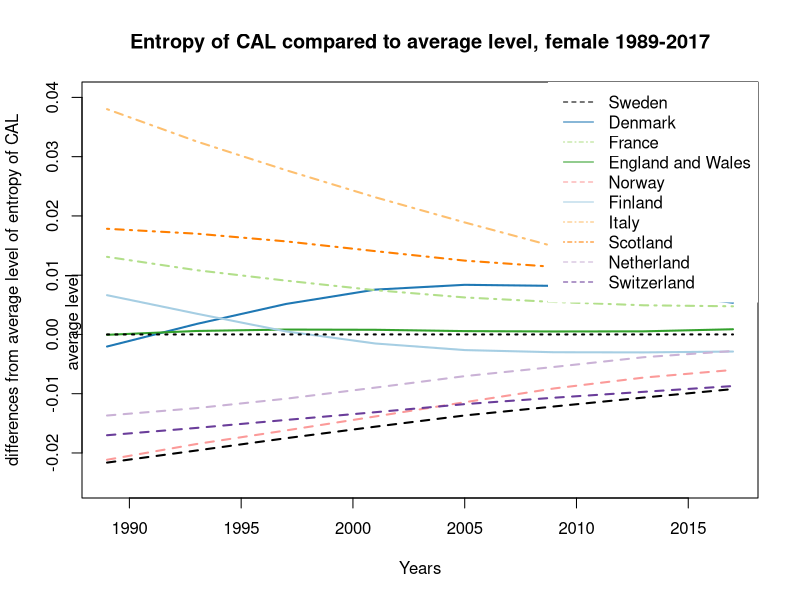

This chart was generated by the following R code:
#### Figure - entropy across time ####

#### beautiful figues1 ####

library(RColorBrewer)
# display.brewer.all()
cols<-brewer.pal(n=10,name = "Paired")

### CAL function ####

CALfunc <-function(Mx1,Y){
  CALlx1<-c()
  YM<-Y-Y1
  for (x in 1:111){
    if (x <(YM+1)){
      px1<-c()
      for (z in 1:x){
        px1<-c(px1,Mx1[z,YM-x+z])
      }
      lx1<-prod(px1)
    }
    CALlx1<-c(CALlx1,lx1)
  }
  CAL<-sum(c(1,CALlx1))+.5
  return(CAL)
}


### CAL dagger function ####

CALdagfunc <-function(Mx1,Y){
  CALdaglx1<-c()
  YM<-Y-Y1
  for (x in 1:111){
    if (x <(YM+1)){
      px1<-c()
      for (z in 1:x){
        px1<-c(px1,Mx1[z,YM-x+z])
      }
      lx1<-prod(px1)
      lx<-lx1*log(lx1)
    }
    CALdaglx1<-c(CALdaglx1,lx)
  }
  CALdagger<-sum(CALdaglx1)
  return(CALdagger)
}


### Data fitting ####

A1 <- read.table("Data/SWE.fltper_1x1.txt",header=TRUE,fill=TRUE,skip=1)
A2 <- read.table("Data/DNK.fltper_1x1.txt",header=TRUE,fill=TRUE,skip=1)
A3 <- read.table("Data/FRATNP.fltper_1x1.txt",header=TRUE,fill=TRUE,skip=1)
A4 <- read.table("Data/GBRTENW.fltper_1x1.txt",header=TRUE,fill=TRUE,skip=1)
A5 <- read.table("Data/NOR.fltper_1x1.txt",header=TRUE,fill=TRUE,skip=1)
A6 <- read.table("Data/FIN.fltper_1x1.txt",header=TRUE,fill=TRUE,skip=1)
A7 <- read.table("Data/ITA.fltper_1x1.txt",header=TRUE,fill=TRUE,skip=1)
A8 <- read.table("Data/GBRSCO.fltper_1x1.txt",header=TRUE,fill=TRUE,skip=1)
A9 <- read.table("Data/NLD.fltper_1x1.txt",header=TRUE,fill=TRUE,skip=1)
A10 <- read.table("Data/CHE.fltper_1x1.txt",header=TRUE,fill=TRUE,skip=1)

Y1 <- 1877
Y2 <- 2017

A1<-A1[(A1$Year>Y1)&(A1$Year<(Y2+1)),]
A2<-A2[(A2$Year>Y1)&(A2$Year<(Y2+1)),]
A3<-A3[(A3$Year>Y1)&(A3$Year<(Y2+1)),]
A4<-A4[(A4$Year>Y1)&(A4$Year<(Y2+1)),]
A5<-A5[(A5$Year>Y1)&(A5$Year<(Y2+1)),]
A6<-A6[(A6$Year>Y1)&(A6$Year<(Y2+1)),]
A7<-A7[(A7$Year>Y1)&(A7$Year<(Y2+1)),]
A8<-A8[(A8$Year>Y1)&(A8$Year<(Y2+1)),]
A9<-A9[(A9$Year>Y1)&(A9$Year<(Y2+1)),]
A10<-A10[(A10$Year>Y1)&(A10$Year<(Y2+1)),]

qx1<-matrix(1-A1$qx,111)
qx2<-matrix(1-A2$qx,111)
qx3<-matrix(1-A3$qx,111)
qx4<-matrix(1-A4$qx,111)
qx5<-matrix(1-A5$qx,111)
qx6<-matrix(1-A6$qx,111)
qx7<-matrix(1-A7$qx,111)
qx8<-matrix(1-A8$qx,111)
qx9<-matrix(1-A9$qx,111)
qx10<-matrix(1-A10$qx,111)


## CAL ####

CAL1 <- c()
for (i in seq(1989,2017,4)){
  CAL1 <- c(CAL1, CALfunc(qx1,i))
}

CAL2 <- c()
for (i in seq(1989,2017,4)){
  CAL2 <- c(CAL2, CALfunc(qx2,i))
}

CAL3 <- c()
for (i in seq(1989,2017,4)){
  CAL3 <- c(CAL3, CALfunc(qx3,i))
}

CAL4 <- c()
for (i in seq(1989,2017,4)){
  CAL4 <- c(CAL4, CALfunc(qx4,i))
}

CAL5 <- c()
for (i in seq(1989,2017,4)){
  CAL5 <- c(CAL5, CALfunc(qx5,i))
}

CAL6 <- c()
for (i in seq(1989,2017,4)){
  CAL6 <- c(CAL6, CALfunc(qx6,i))
}

CAL7 <- c()
for (i in seq(1989,2017,4)){
  CAL7 <- c(CAL7, CALfunc(qx7,i))
}

CAL8 <- c()
for (i in seq(1989,2017,4)){
  CAL8 <- c(CAL8, CALfunc(qx8,i))
}

CAL9 <- c()
for (i in seq(1989,2017,4)){
  CAL9 <- c(CAL9, CALfunc(qx9,i))
}

CAL10 <- c()
for (i in seq(1989,2017,4)){
  CAL10 <- c(CAL10, CALfunc(qx10,i))
}

## CAL dagger ####

qx1 <- ifelse(qx1==0,1,qx1)
qx2 <- ifelse(qx2==0,1,qx2)
qx3 <- ifelse(qx3==0,1,qx3)
qx4 <- ifelse(qx4==0,1,qx4)
qx5 <- ifelse(qx5==0,1,qx5)
qx6 <- ifelse(qx6==0,1,qx6)
qx7 <- ifelse(qx7==0,1,qx7)
qx8 <- ifelse(qx8==0,1,qx8)
qx9 <- ifelse(qx9==0,1,qx9)
qx10 <- ifelse(qx10==0,1,qx10)

CALdagger1 <- c()
for (i in seq(1989,2017,4)){
  CALdagger1 <- c(CALdagger1, CALdagfunc(qx1,i))
}

CALdagger2 <- c()
for (i in seq(1989,2017,4)){
  CALdagger2 <- c(CALdagger2, CALdagfunc(qx2,i))
}

CALdagger3 <- c()
for (i in seq(1989,2017,4)){
  CALdagger3 <- c(CALdagger3, CALdagfunc(qx3,i))
}

CALdagger4 <- c()
for (i in seq(1989,2017,4)){
  CALdagger4 <- c(CALdagger4, CALdagfunc(qx4,i))
}

CALdagger5 <- c()
for (i in seq(1989,2017,4)){
  CALdagger5 <- c(CALdagger5, CALdagfunc(qx5,i))
}

CALdagger6 <- c()
for (i in seq(1989,2017,4)){
  CALdagger6 <- c(CALdagger6, CALdagfunc(qx6,i))
}

CALdagger7 <- c()
for (i in seq(1989,2017,4)){
  CALdagger7 <- c(CALdagger7, CALdagfunc(qx7,i))
}

CALdagger8 <- c()
for (i in seq(1989,2017,4)){
  CALdagger8 <- c(CALdagger8, CALdagfunc(qx8,i))
}

CALdagger9 <- c()
for (i in seq(1989,2017,4)){
  CALdagger9 <- c(CALdagger9, CALdagfunc(qx9,i))
}

CALdagger10 <- c()
for (i in seq(1989,2017,4)){
  CALdagger10 <- c(CALdagger10, CALdagfunc(qx10,i))
}

CALdagger1 <- CALdagger1*-1
CALdagger2 <- CALdagger2*-1
CALdagger3 <- CALdagger3*-1
CALdagger4 <- CALdagger4*-1
CALdagger5 <- CALdagger5*-1
CALdagger6 <- CALdagger6*-1
CALdagger7 <- CALdagger7*-1
CALdagger8 <- CALdagger8*-1
CALdagger9 <- CALdagger9*-1
CALdagger10 <- CALdagger10*-1

## entropy ####

entropyCAL1 <- CALdagger1/CAL1
entropyCAL2 <- CALdagger2/CAL2
entropyCAL3 <- CALdagger3/CAL3
entropyCAL4 <- CALdagger4/CAL4
entropyCAL5 <- CALdagger5/CAL5
entropyCAL6 <- CALdagger6/CAL6
entropyCAL7 <- CALdagger7/CAL7
entropyCAL8 <- CALdagger8/CAL8
entropyCAL9 <- CALdagger9/CAL9
entropyCAL10 <- CALdagger10/CAL10

CALavg <- rbind(entropyCAL1,entropyCAL2,entropyCAL3,
                entropyCAL4,entropyCAL5,entropyCAL6,
                entropyCAL7,entropyCAL8,entropyCAL9,
                entropyCAL10)
CALavg <- colMeans(CALavg)


### CALavg as the benchmark ####

diff1 <- entropyCAL1 - CALavg
diff2 <- entropyCAL2 - CALavg
diff3 <- entropyCAL3 - CALavg
diff4 <- entropyCAL4 - CALavg
diff5 <- entropyCAL5 - CALavg
diff6 <- entropyCAL6 - CALavg
diff7 <- entropyCAL7 - CALavg
diff8 <- entropyCAL8 - CALavg
diff9 <- entropyCAL9 - CALavg
diff10 <- entropyCAL10 - CALavg


### Plots ####

Years <- seq(1989,2017,4)
png(file = "Output/Countries Comparison average benchmark, female 1989-2017.png",
    units = "in", width = 7, height = 9, res = 300)
plot(c(1989,2017),c(-0.025,0.04),col = 0,
     xlab = "Years",
     ylab="differences from average level of entropy of CAL")
lines(Years,diff1,type = "l",
      col = "black",lty=2,lwd = 2,
      cex = 1,pch = 20)
lines(Years,diff2,type = "l",
      col = cols[2],lty=1,lwd = 2,
      cex = 1,pch = 20)
lines(Years,diff3,type = "l",
      col = cols[3],lty=4,lwd = 2,
      cex = 1,pch = 20)
lines(Years,diff4,type = "l",
      col = cols[4],lty=1,lwd = 2,
      cex = 1,pch = 20)
lines(Years,diff5,type = "l",
      col = cols[5],lty=2,lwd = 2,
      cex = 1,pch = 20)
lines(Years,diff6,type = "l",
      col = cols[1],lty=1,lwd = 2,
      cex = 1,pch = 20)
lines(Years,diff7,type = "l",
      col = cols[7],lty=4,lwd = 2,
      cex = 1,pch = 20)
lines(Years,diff8,type = "l",
      col = cols[8],lty=4,lwd = 2,
      cex = 1,pch = 20)
lines(Years,diff9,type = "l",
      col = cols[9],lty=2,lwd = 2,
      cex = 1,pch = 20)
lines(Years,diff10,type = "l",
      col = cols[10],lty=2,lwd = 2,
      cex = 1,pch = 20)
lines(Years,rep(0,times=8),
      col = 1, lty = 3, lwd = 2,
      cex = 1,pch = 20)
legend("topright",c("Sweden","Denmark","France",
                    "England and Wales","Norway",
                    "Finland","Italy","Scotland",
                    "Netherland","Switzerland"),
       col = c("black",cols[2:5],cols[1],cols[7:10]),
       lty = c(2,1,4,1,2,1,4,4,2,2,3),box.col = 0)
title("Entropy of CAL compared to average level, female 1989-2017")
mtext("average level", side = 2,adj = 0.4)
dev.off()